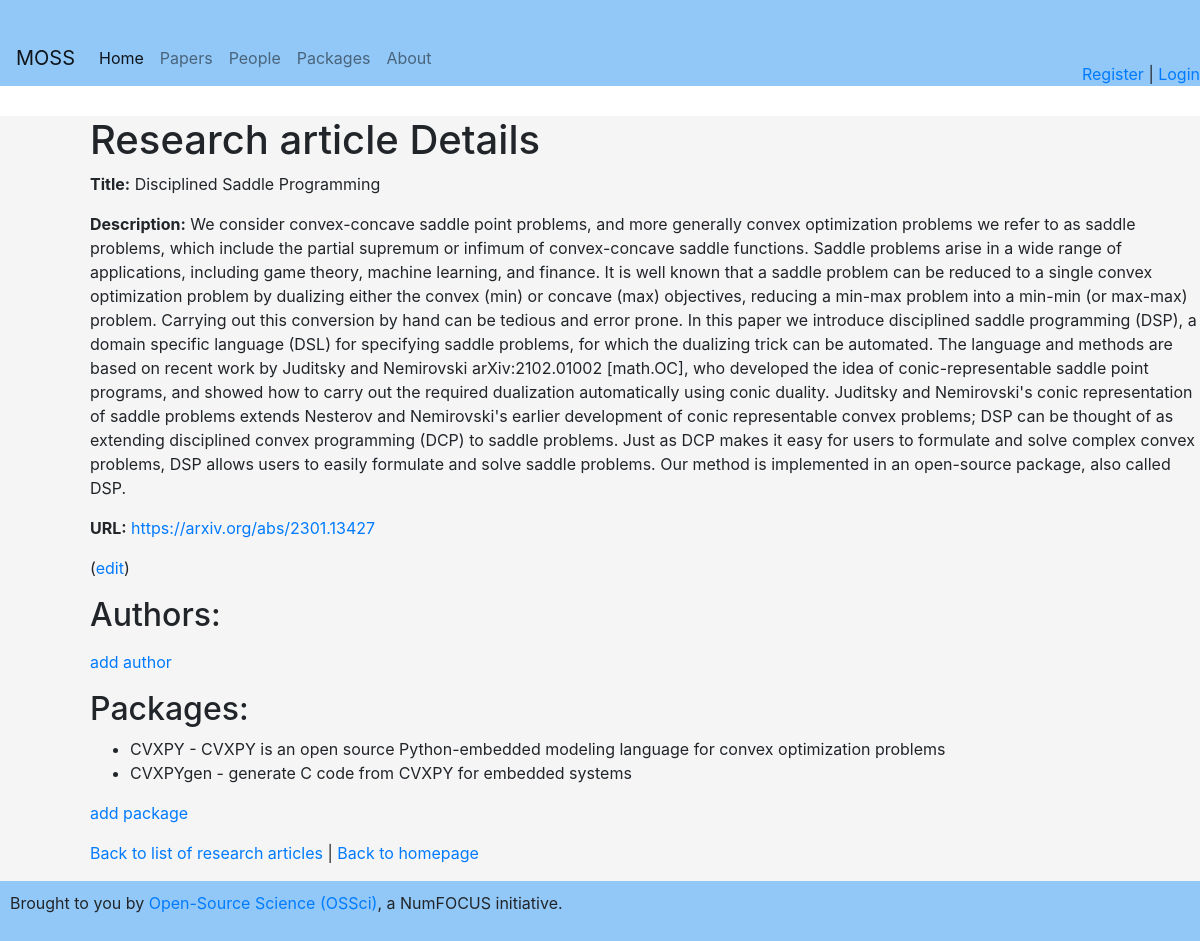
The page /articles/4 on the database its author committed.
### app.py (models this page shows)
class Article(db.Model):
    __tablename__ = 'articles'
    id = db.Column(db.Integer, primary_key=True)
    title = db.Column(db.String(120), nullable=False)
    description = db.Column(db.String(500))
    url = db.Column(db.String(200))
    packages = relationship("PackagesPerPaper", back_populates="article")
    persons = relationship("PaperPerPerson", back_populates="article")

class PackagesPerPaper(db.Model):
    __tablename__ = 'packages_paper'
    tool_id = db.Column(db.Integer, ForeignKey('tools.id'), primary_key=True)
    article_id = db.Column(db.Integer, ForeignKey('articles.id'), primary_key=True)
    article = relationship("Article", back_populates="packages")
    tool = relationship("Tool", back_populates="articles")

class Tool(db.Model):
    __tablename__ = 'tools'
    id = db.Column(db.Integer, primary_key=True)
    name = db.Column(db.String(120), nullable=False)
    description = db.Column(db.String(500))
    url = db.Column(db.String(200))
    persons = relationship("PackagesPerPerson", back_populates="tool")
    articles = relationship("PackagesPerPaper", back_populates="tool")

### app.py (the view)
@app.route('/articles/<int:article_id>')
def article_detail(article_id):
    article = Article.query.get_or_404(article_id)
    return render_template('article_detail.html', article=article)

### app.py (called while the page is built)
@app.context_processor
def inject_current_user():
    return dict(current_user=current_user)

### templates/article_detail.html (shortened to what this page needs)
{% extends 'base.html' %}
{% block content %}
<h1>Research article Details</h1>
<p><strong>Title:</strong> {{ article.title }}</p>
<p><strong>Description:</strong> {{ article.description }}</p>
<p><strong>URL:</strong> <a href="{{ article.url }}">{{ article.url }}</a></p>
<p>(<a href="">edit</a>)</p>
<h2>Authors:</h2>
<p><a href="{{ url_for('associate_person_paper') }}">add author</a></p>
<h2>Packages:</h2>
<ul>
    {% for package in article.packages %}
        <li>{{ package.tool.name }} - {{ package.tool.description }}</li>
    {% endfor %}
</ul>
<p><a href="{{ url_for('associate_paper_package') }}">add package</a></p>
<p>
  <a href="{{ url_for('articles') }}">Back to list of research articles</a> |
  <a href="{{ url_for('index') }}">Back to homepage</a>
</p>
{% endblock %}

### static/style.css (style rules this page uses)
body { font-family: Arial, sans-serif; background-color: #f5f5f5; margin: 0; padding: 0; min-height: 100vh; display: flex; flex-direction: column; }
html, body { height: 100%; }

### rows shown on the page
Article: title "Disciplined Saddle Programming", description "We consider convex-concave saddle point problems, and more generally convex optimization problems we refer to as saddle problems, which include the partial supremum or infimum of convex-concave saddle functions. Saddle problems arise in a wide range of applications, including game theory, machine learning, and finance. It is well known that a saddle problem can be reduced to a single convex optimization problem by dualizing either the convex (min) or concave (max) objectives, reducing a min-max problem into a min-min (or max-max) problem. Carrying out this conversion by hand can be tedious and error prone. In this paper we introduce disciplined saddle programming (DSP), a domain specific…", url "https://arxiv.org/abs/2301.13427"
PackagesPerPaper: tool.name "CVXPY", tool.description "CVXPY is an open source Python-embedded modeling language for convex optimization problems"
PackagesPerPaper: tool.name "CVXPYgen", tool.description "generate C code from CVXPY for embedded systems"
